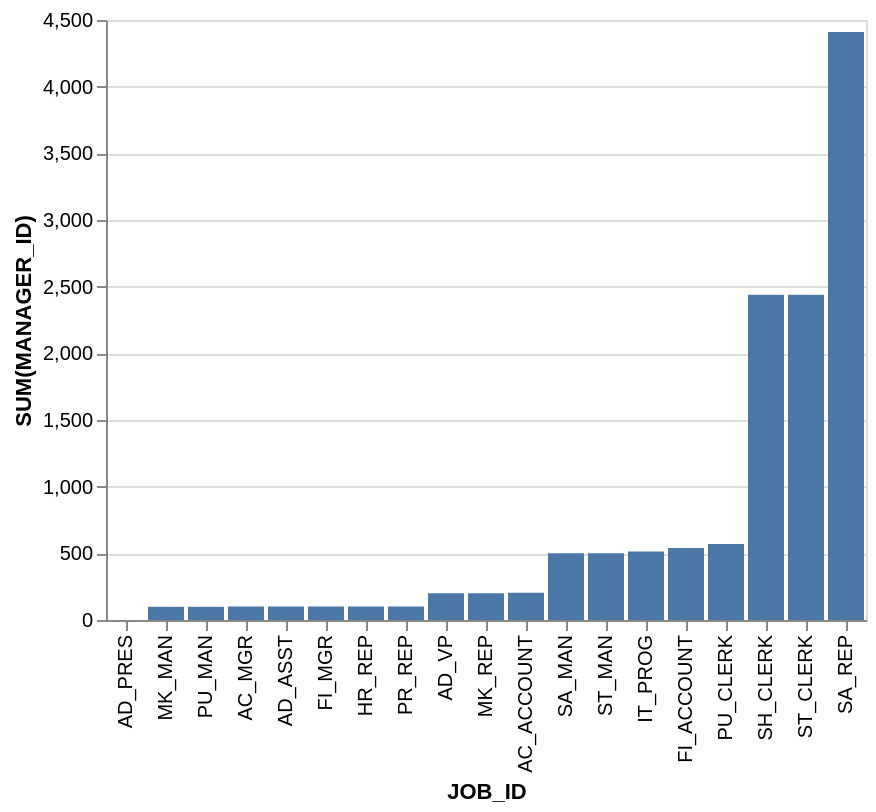

The Vega-Lite source for this figure:
### Vega-Lite specification from a JSON file in a GitHub repository (floating-point values rounded to 4 significant figures)
{"data": {"values": [{"x_data": "AD_PRES", "y_data": 0}, {"x_data": "MK_MAN", "y_data": 100}, {"x_data": "PU_MAN", "y_data": 100}, {"x_data": "AC_MGR", "y_data": 101}, {"x_data": "AD_ASST", "y_data": 101}, {"x_data": "FI_MGR", "y_data": 101}, {"x_data": "HR_REP", "y_data": 101}, {"x_data": "PR_REP", "y_data": 101}, {"x_data": "AD_VP", "y_data": 200}, {"x_data": "MK_REP", "y_data": 201}, {"x_data": "AC_ACCOUNT", "y_data": 205}, {"x_data": "SA_MAN", "y_data": 500}, {"x_data": "ST_MAN", "y_data": 500}, {"x_data": "IT_PROG", "y_data": 514}, {"x_data": "FI_ACCOUNT", "y_data": 540}, {"x_data": "PU_CLERK", "y_data": 570}, {"x_data": "SH_CLERK", "y_data": 2440}, {"x_data": "ST_CLERK", "y_data": 2440}, {"x_data": "SA_REP", "y_data": 4410}]}, "mark": "bar", "encoding": {"x": {"field": "x_data", "type": "nominal", "title": "JOB_ID", "sort": {"op": "sum", "field": "y_data", "order": "ascending"}}, "y": {"field": "y_data", "type": "quantitative", "title": "SUM(MANAGER_ID)"}}}
